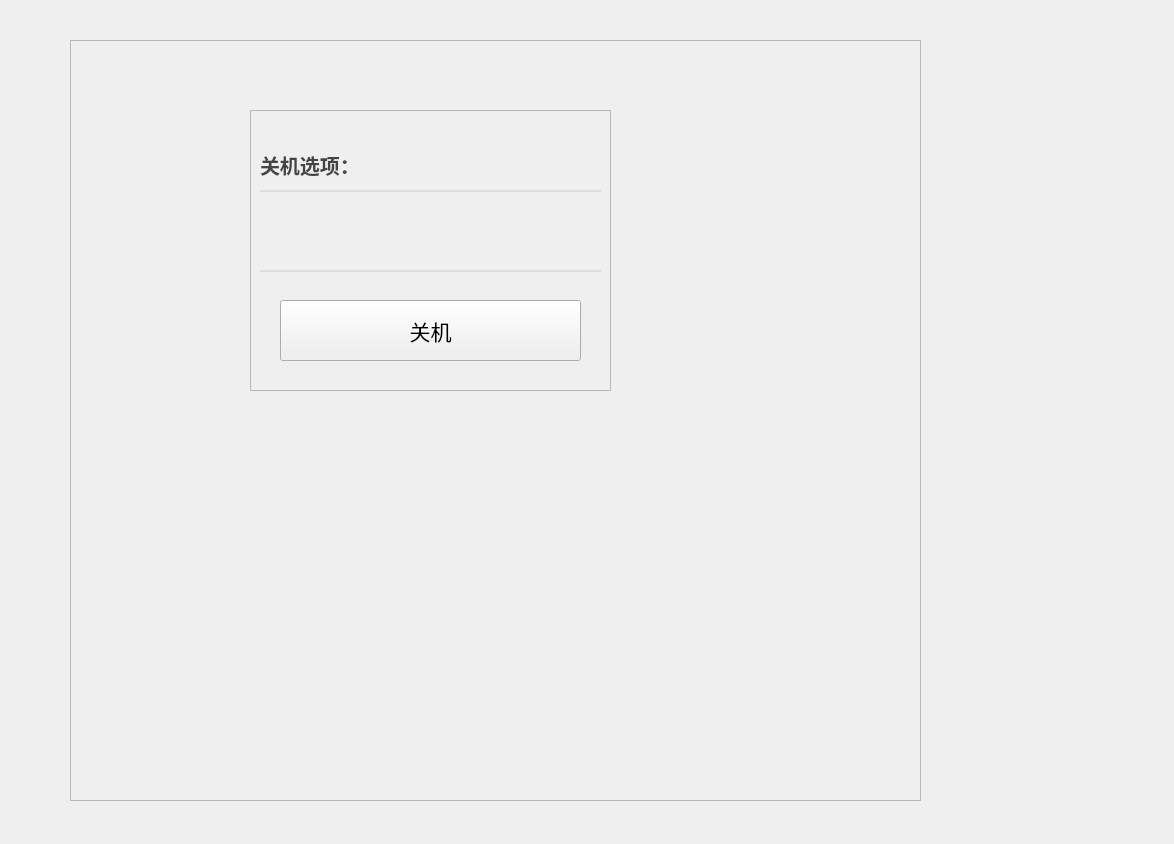
<?xml version="1.0" encoding="UTF-8"?>
<ui version="4.0">
 <class>MaskDlgShutDown</class>
 <widget class="QDialog" name="MaskDlgShutDown">
  <property name="geometry">
   <rect>
    <x>0</x>
    <y>0</y>
    <width>1174</width>
    <height>844</height>
   </rect>
  </property>
  <property name="windowTitle">
   <string>Dialog</string>
  </property>
  <layout class="QVBoxLayout" name="verticalLayout">
   <property name="spacing">
    <number>0</number>
   </property>
   <property name="leftMargin">
    <number>0</number>
   </property>
   <property name="topMargin">
    <number>0</number>
   </property>
   <property name="rightMargin">
    <number>0</number>
   </property>
   <property name="bottomMargin">
    <number>0</number>
   </property>
   <item>
    <widget class="CusDialogMask" name="mask" native="true">
     <widget class="QFrame" name="display_frame">
      <property name="geometry">
       <rect>
        <x>70</x>
        <y>40</y>
        <width>851</width>
        <height>761</height>
       </rect>
      </property>
      <property name="frameShape">
       <enum>QFrame::StyledPanel</enum>
      </property>
      <property name="frameShadow">
       <enum>QFrame::Raised</enum>
      </property>
      <widget class="QFrame" name="view_frame">
       <property name="geometry">
        <rect>
         <x>180</x>
         <y>70</y>
         <width>361</width>
         <height>281</height>
        </rect>
       </property>
       <property name="styleSheet">
        <string notr="true">QFrame#frame{background:#FFFFFF;border-radius:11px;}
</string>
       </property>
       <property name="frameShape">
        <enum>QFrame::StyledPanel</enum>
       </property>
       <property name="frameShadow">
        <enum>QFrame::Raised</enum>
       </property>
       <widget class="QPushButton" name="btnShutDown">
        <property name="geometry">
         <rect>
          <x>30</x>
          <y>190</y>
          <width>301</width>
          <height>61</height>
         </rect>
        </property>
        <property name="font">
         <font>
          <family>Noto Sans CJK SC</family>
          <pointsize>16</pointsize>
          <weight>50</weight>
          <bold>false</bold>
          <stylestrategy>PreferDefault</stylestrategy>
         </font>
        </property>
        <property name="focusPolicy">
         <enum>Qt::NoFocus</enum>
        </property>
        <property name="styleSheet">
         <string notr="true"/>
        </property>
        <property name="text">
         <string>关机</string>
        </property>
        <property name="iconSize">
         <size>
          <width>37</width>
          <height>32</height>
         </size>
        </property>
        <property name="checkable">
         <bool>false</bool>
        </property>
        <property name="checked">
         <bool>false</bool>
        </property>
        <property name="autoExclusive">
         <bool>false</bool>
        </property>
       </widget>
       <widget class="QLineEdit" name="lineEdit_2">
        <property name="geometry">
         <rect>
          <x>10</x>
          <y>160</y>
          <width>341</width>
          <height>20</height>
         </rect>
        </property>
        <property name="styleSheet">
         <string notr="true">	border:none;
	background-color:transparent;
	border-top:2px solid #DDDDDD;
</string>
        </property>
        <property name="readOnly">
         <bool>true</bool>
        </property>
       </widget>
       <widget class="QtMaterialFlatButton" name="btnClose">
        <property name="geometry">
         <rect>
          <x>320</x>
          <y>0</y>
          <width>41</width>
          <height>41</height>
         </rect>
        </property>
        <property name="focusPolicy">
         <enum>Qt::NoFocus</enum>
        </property>
        <property name="text">
         <string/>
        </property>
        <property name="icon">
         <iconset resource="../shell/account_resources.qrc">
          <normaloff>:/image/close.png</normaloff>:/image/close.png</iconset>
        </property>
        <property name="iconSize">
         <size>
          <width>13</width>
          <height>13</height>
         </size>
        </property>
        <property name="flat">
         <bool>true</bool>
        </property>
       </widget>
       <widget class="CusCheckBox" name="ckxClose" native="true">
        <property name="geometry">
         <rect>
          <x>20</x>
          <y>100</y>
          <width>201</width>
          <height>41</height>
         </rect>
        </property>
        <property name="font">
         <font>
          <family>Noto Sans CJK SC</family>
          <pointsize>13</pointsize>
         </font>
        </property>
       </widget>
       <widget class="QLineEdit" name="lineEdit_3">
        <property name="geometry">
         <rect>
          <x>10</x>
          <y>80</y>
          <width>341</width>
          <height>20</height>
         </rect>
        </property>
        <property name="styleSheet">
         <string notr="true">	border:none;
	background-color:transparent;
	border-top:2px solid #DDDDDD;
</string>
        </property>
        <property name="readOnly">
         <bool>true</bool>
        </property>
       </widget>
       <widget class="QLabel" name="lblHoleinfo_7">
        <property name="geometry">
         <rect>
          <x>10</x>
          <y>40</y>
          <width>261</width>
          <height>30</height>
         </rect>
        </property>
        <property name="font">
         <font>
          <family>Noto Sans CJK SC</family>
          <pointsize>15</pointsize>
          <weight>75</weight>
          <bold>true</bold>
         </font>
        </property>
        <property name="focusPolicy">
         <enum>Qt::NoFocus</enum>
        </property>
        <property name="styleSheet">
         <string notr="true">color:#444444;</string>
        </property>
        <property name="text">
         <string>关机选项：</string>
        </property>
       </widget>
      </widget>
     </widget>
    </widget>
   </item>
  </layout>
 </widget>
 <customwidgets>
  <customwidget>
   <class>QtMaterialFlatButton</class>
   <extends>QPushButton</extends>
   <header>qtmaterialflatbutton.h</header>
  </customwidget>
  <customwidget>
   <class>CusCheckBox</class>
   <extends>QWidget</extends>
   <header>cuscheckbox.h</header>
   <container>1</container>
  </customwidget>
  <customwidget>
   <class>CusDialogMask</class>
   <extends>QWidget</extends>
   <header>cusdialogmask.h</header>
   <container>1</container>
  </customwidget>
 </customwidgets>
 <resources>
  <include location="../shell/account_resources.qrc"/>
 </resources>
 <connections/>
</ui>
